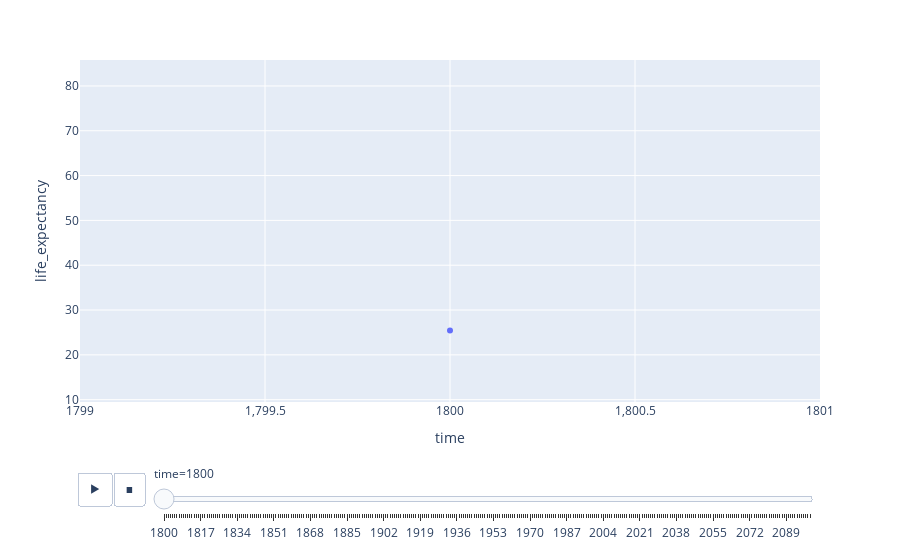

The cell this chart's notebook holds for it:
### Code cell
fig = px.scatter(data, 
                 x='time', 
                 y='life_expectancy', 
                 animation_frame='time', 
                 animation_group='name', 
                 # size='Population', 
                 # color='Continent', 
                 hover_name='name', 
                 range_y=[data['life_expectancy'].min(),
                          data['life_expectancy'].max()])
fig.show()
